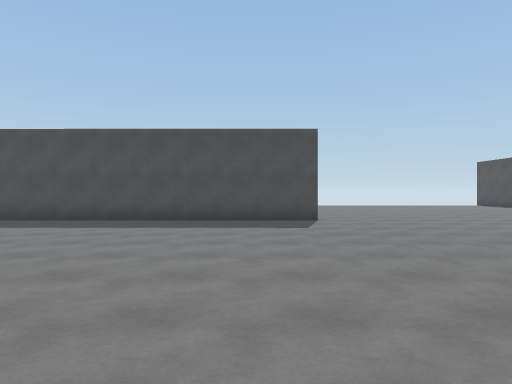
[1] (above)

24 first-person views from a walk through a Unity game level. The camera is 1.4 m above the floor, looks level and sees 70° across. The floor is counted in squares, 2 m on a side. Each view is taken from the middle of a square. On the plan, view 1 faces up. The plan holds only what a view shows up to about 11 squares ahead; the rest is blank. The place goes on beyond the plan. The player character is not drawn. Surface patterns are stand-ins for the level's own textures.

[2]
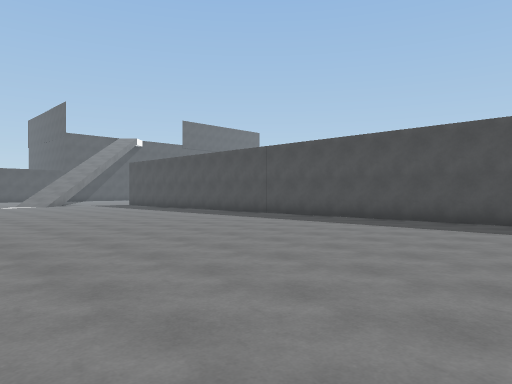

[3]
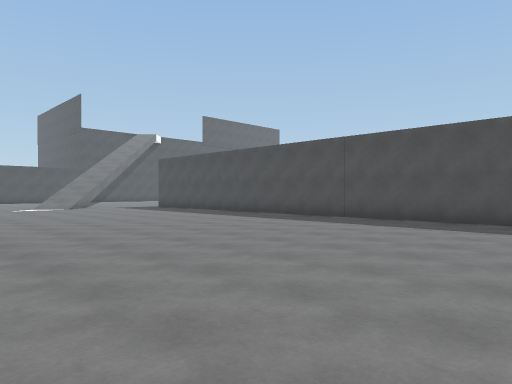

[4]
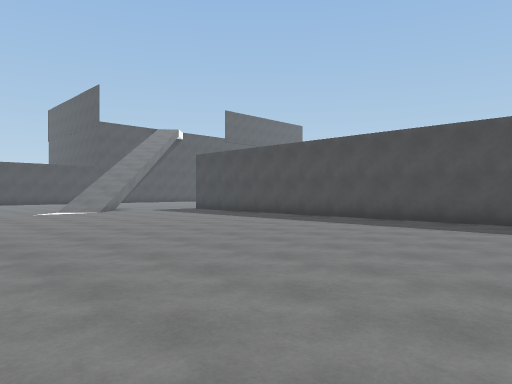

[5]
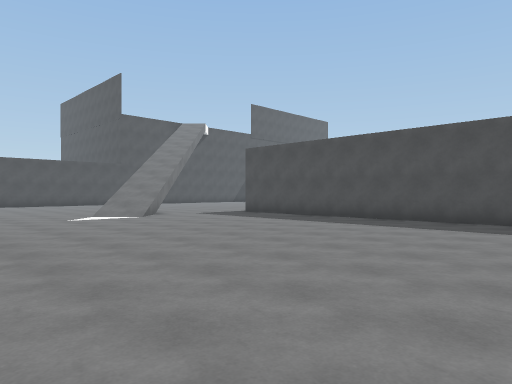

[6]
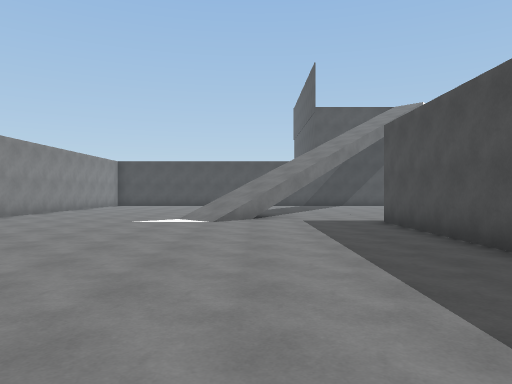

[7]
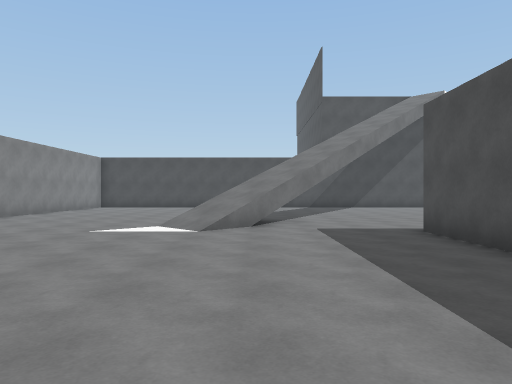

[8]
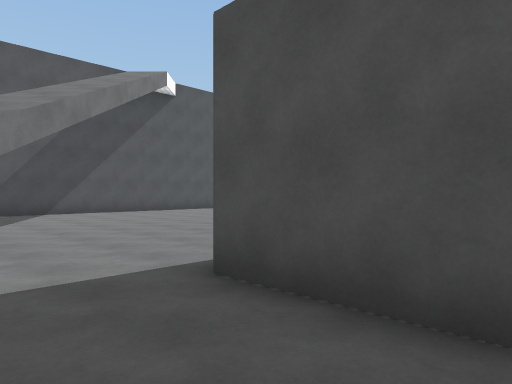

[9]
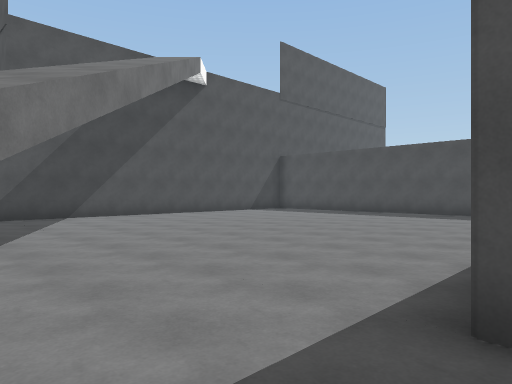

[10]
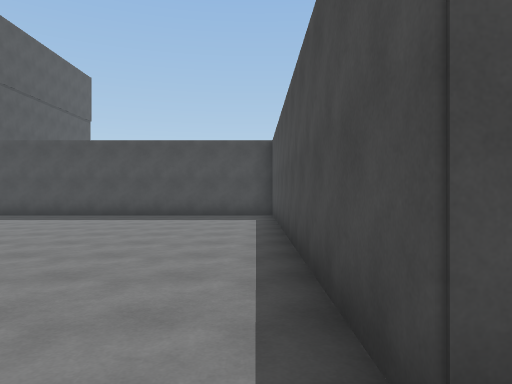

[11]
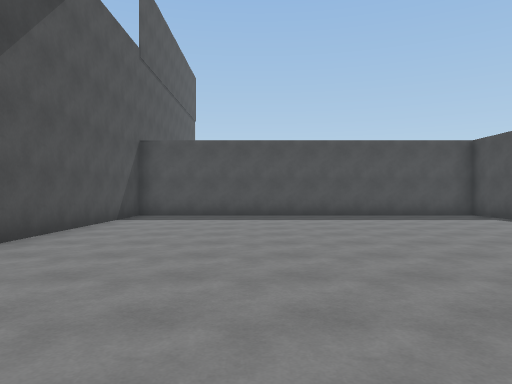

[12]
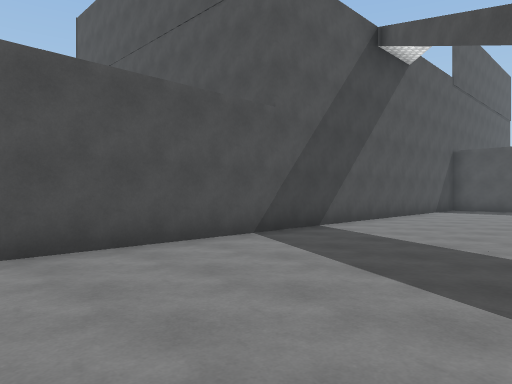

[13]
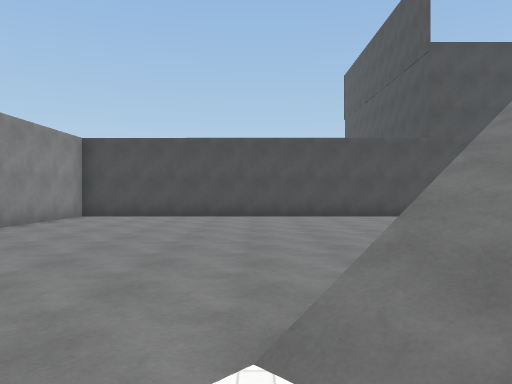

[14]
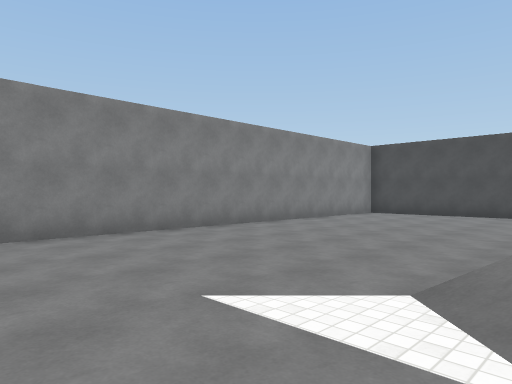

[15]
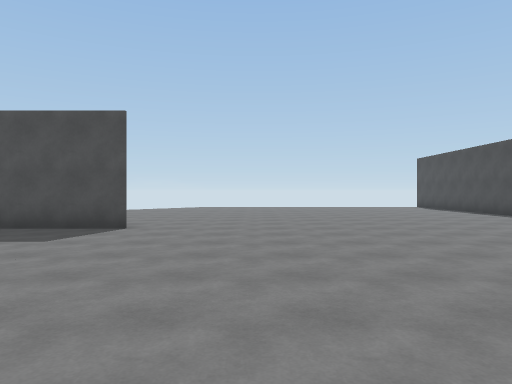

[16]
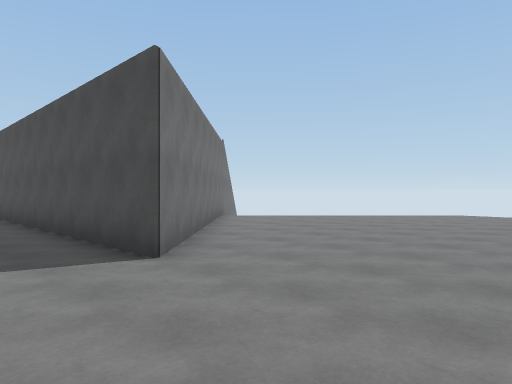

[17]
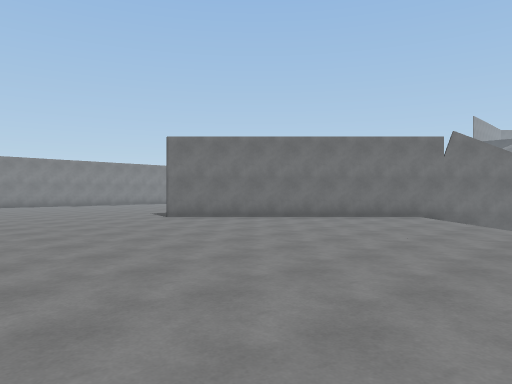

[18]
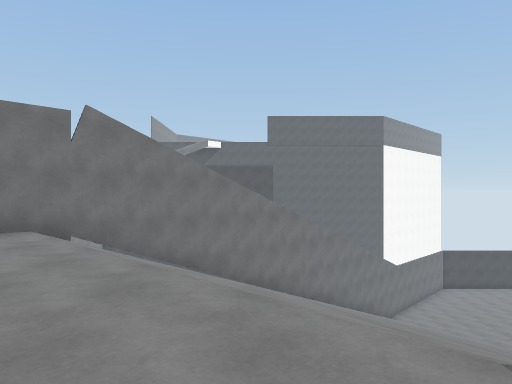

[19]
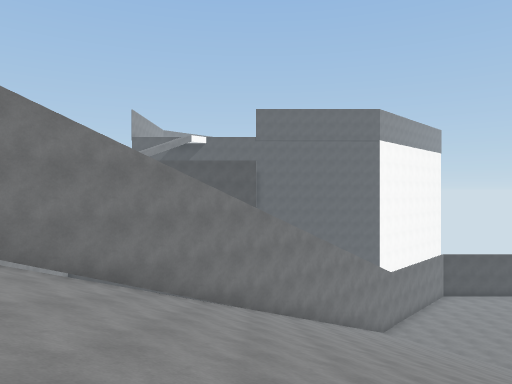

[20]
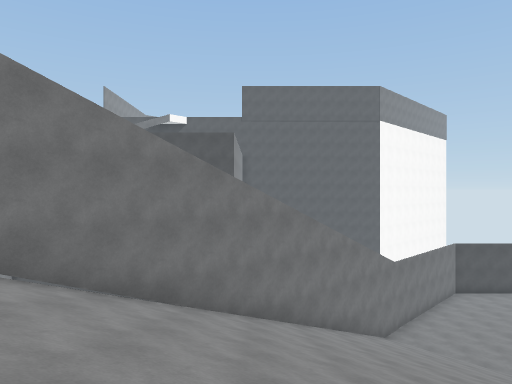

[21]
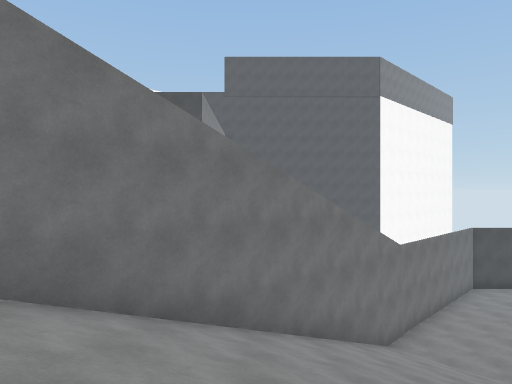

[22]
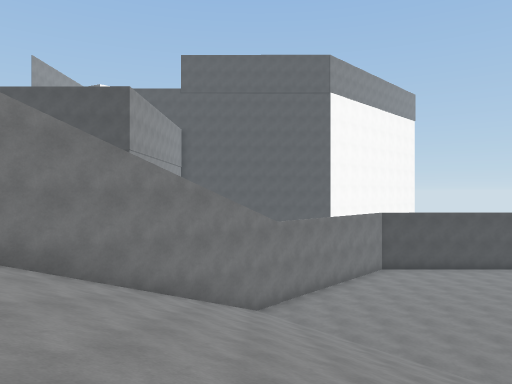

[23]
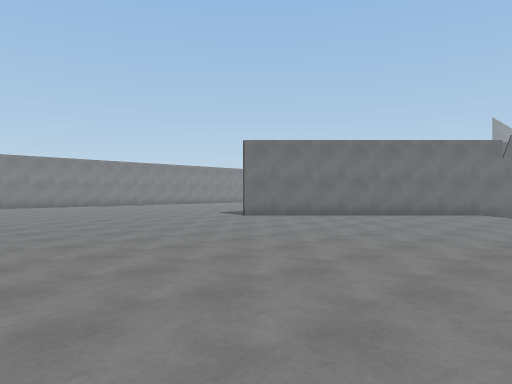

[24]
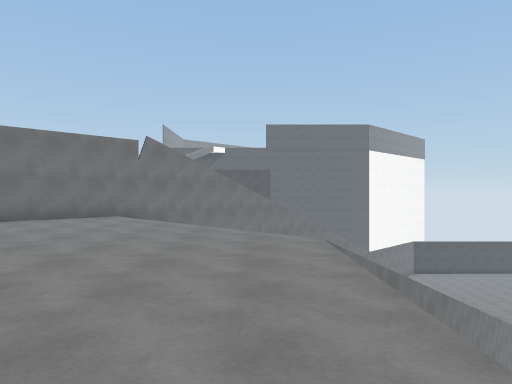

### Floor plan
Key: @ floor where view 1 was taken; # wall or solid block; . main floor; - floor 10 m lower than the main floor; _ floor 20 m lower than the main floor; / step, stairs or slope; v drop or lower ground.
Columns run from 29 left of view 1 to 12 right of it. Each row starts with its distance up from view 1.
 26              #----////
 25              ##--//////
 24               ##//////// /
 23                ##//////////
 22                 ##//////////
 21                  ##//////////
 20                   ##//////////_
 19 ############       ##////////// vvvv
 18 #..........#        ##////////.......
 17 #..........#         ##//////..........
 16 #..........#          ##////...........
 15 #..........#           ##//............
 14 #..........#            ##.............
 13 #..........#             ##..............#
 12 #..........#              ##.............
 11 #..........#               ##...........
 10 #..........#                ##..........
  9 #..........####################........
  8 #.....................................
  7 #......./.............................
  6 #...... //...........................
  5 #........//..........................
  4 #....................................
  3 #..................................
  2 #............................... .
  1 #..............................
  0 #...........     ............@
 -1 ############

Where each view was taken, in squares from view 1:
view 1: 0 up, 0 right, facing up
view 2: 0 up, 0 right, facing up-left
view 3: 0 up, 3 left, facing up-left
view 4: 0 up, 6 left, facing up-left
view 5: 0 up, 9 left, facing up-left
view 6: 6 up, 10 left, facing left
view 7: 6 up, 12 left, facing left
view 8: 7 up, 16 left, facing up-left
view 9: 7 up, 18 left, facing up-left
view 10: 8 up, 19 left, facing up
view 11: 8 up, 25 left, facing up
view 12: 4 up, 24 left, facing up-left
view 13: 4 up, 18 left, facing left
view 14: 5 up, 17 left, facing down-left
view 15: 2 up, 4 right, facing up
view 16: 7 up, 5 right, facing up-left
view 17: 18 up, 7 right, facing down-left
view 18: 18 up, 3 right, facing left
view 19: 19 up, 1 right, facing left
view 20: 20 up, 2 left, facing left
view 21: 21 up, 5 left, facing left
view 22: 24 up, 4 left, facing left
view 23: 17 up, 9 right, facing down-left
view 24: 18 up, 7 right, facing left
